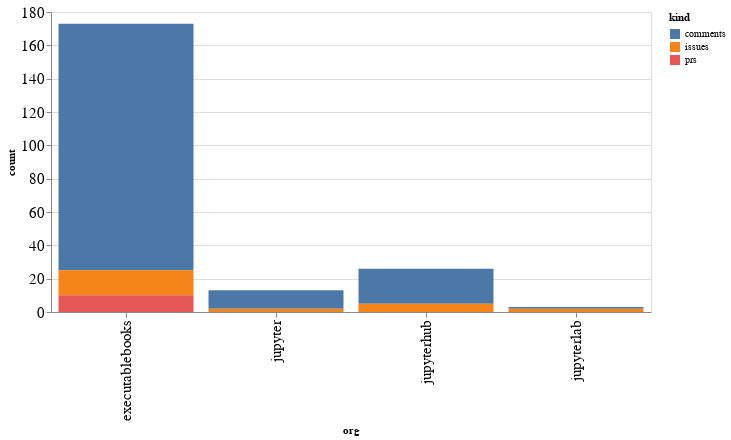

Write notebook code for a chart like this one.
### Code cell
alt.Chart(org_summaries, width=600).mark_bar().encode(
    x='org',
    y='count',
    color='kind',
    tooltip="org"
)

### Figure 1 — Vega-Lite specification as saved in the notebook (floating-point values rounded to 4 significant figures)
{"config": {"axisLeft": {"labelFontSize": 15}, "axisBottom": {"labelFontSize": 15}}, "data": {"name": "data-0a920b6e72c5574b295c5af5494e265f"}, "mark": "bar", "encoding": {"color": {"type": "nominal", "field": "kind"}, "tooltip": {"type": "nominal", "field": "org"}, "x": {"type": "nominal", "field": "org"}, "y": {"type": "quantitative", "field": "count"}}, "width": 600, "$schema": "https://vega.github.io/schema/vega-lite/v4.8.1.json", "datasets": {"data-0a920b6e72c5574b295c5af5494e265f": [{"org": "executablebooks", "kind": "comments", "count": 148}, {"org": "executablebooks", "kind": "issues", "count": 15}, {"org": "executablebooks", "kind": "prs", "count": 10}, {"org": "jupyter", "kind": "comments", "count": 11}, {"org": "jupyter", "kind": "issues", "count": 2}, {"org": "jupyterhub", "kind": "comments", "count": 21}, {"org": "jupyterhub", "kind": "issues", "count": 5}, {"org": "jupyterlab", "kind": "comments", "count": 1}, {"org": "jupyterlab", "kind": "issues", "count": 2}]}}
